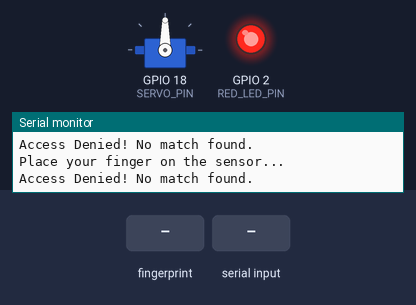
This sketch was run on a simulated ESP32. On the bench: servo, output pins drawn as LEDs (lit = HIGH), the last lines printed to the serial monitor. The inputs (shaded band) are chosen by the test bench. EEPROM starts erased.

Above: at 4.9 s.
5.0 s: finger stored as number 1 placed on the sensor
At 6.1 s:
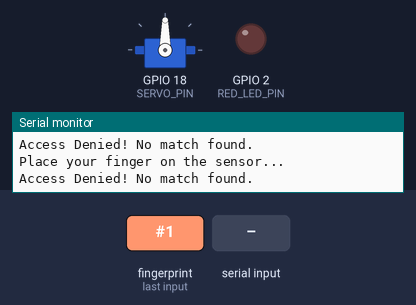
At 9.6 s:
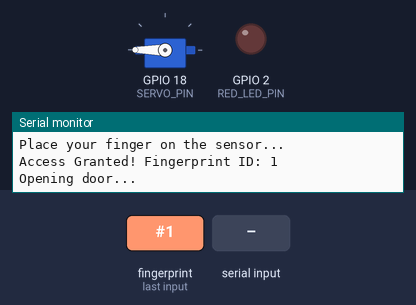
9.9 s: "1" received over the second serial link
Timing chart, 0 to 13.0 s (numbered marks = the images above; inputs shaded):
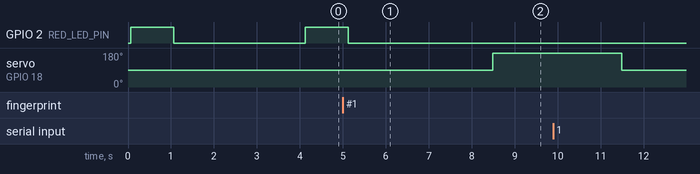

The sketch:

Auth_Process.ino
```cpp
#include <Adafruit_Fingerprint.h>  // Include library to work with fingerprint sensor
#include <HardwareSerial.h>         // Include library for hardware serial communication
#include <EEPROM.h>                 // Include library for EEPROM storage
#include <ESP32Servo.h>             // Include library to control servo motor

// Define constants for various pins and settings
#define EEPROM_SIZE 100
#define fingerRX 16       // Fingerprint sensor RX connected to ESP32 TX
#define fingerTX 17       // Fingerprint sensor TX connected to ESP32 RX
#define SERVO_PIN 18      // Pin for controlling the door servo motor
#define RED_LED_PIN 2     // Pin for the red LED to indicate failure
#define UART1_TX 5        // UART1 TX pin for communication with Tiva C (TX)
#define UART1_RX 4        // UART1 RX pin for communication with Tiva C (RX)

HardwareSerial sensorSerial(2);  // Initialize UART2 for fingerprint sensor
Adafruit_Fingerprint finger = Adafruit_Fingerprint(&sensorSerial);  // Initialize fingerprint sensor object
Servo doorServo;  // Create servo object to control the door


// Function to search for a fingerprint match
int searchFingerprint() {
  Serial.println("Place your finger on the sensor...");  // Prompt user to place finger
  int p = finger.getImage();  // Capture image of the fingerprint
  if (p != FINGERPRINT_OK) return -1;  // If image capture fails, return -1
  p = finger.image2Tz();  // Convert the image to a template
  if (p != FINGERPRINT_OK) return -1;  // If image processing fails, return -1
  p = finger.fingerFastSearch();  // Search for the fingerprint in the database
  if (p == FINGERPRINT_OK) {  // If a match is found
    return finger.fingerID;  // Return the fingerprint ID
  }
  return -1;  // If no match, return -1
}


// Function to open and close the door using the servo motor
void openDoor() {
  Serial.println("Opening door...");  // Inform that the door is opening
  doorServo.write(270);  // Move servo to open position
  delay(3000);  // Wait for 3 seconds
  Serial.println("Closing door...");  // Inform that the door is closing
  doorServo.write(90);   // Move servo to close position
}


// Function to indicate failure with a red LED
void indicateFailure() {
  digitalWrite(RED_LED_PIN, HIGH);  // Turn on the red LED
  delay(1000);  // Wait for 1 second
  digitalWrite(RED_LED_PIN, LOW);   // Turn off the red LED
}


// Setup function runs once when the system starts
void setup() {
  Serial.begin(115200);  // Start serial communication for debugging
  sensorSerial.begin(57600, SERIAL_8N1, fingerRX, fingerTX);  // Start UART2 for fingerprint sensor
  Serial1.begin(9600, SERIAL_8N1, UART1_RX, UART1_TX);  // Start UART1 for communication with Tiva C
  pinMode(RED_LED_PIN, OUTPUT);  // Set red LED pin as output
  digitalWrite(RED_LED_PIN, LOW);  // Ensure the LED is off initially
  doorServo.attach(SERVO_PIN);  // Attach the servo motor to the defined pin
  doorServo.write(90);  // Set the servo to neutral position initially
  if (!finger.verifyPassword()) {  // Check if the fingerprint sensor is connected
    Serial.println("Fingerprint sensor not found!");  // If sensor is not found, display error
    while (1);  // Halt the program
  }
  EEPROM.begin(EEPROM_SIZE);  // Initialize EEPROM with defined size for fingerprint storage
  Serial.println("System Ready! Place your finger to authenticate.");  // System is ready for authentication
}


char auth = 0;  // Variable to track authentication status
int fingerprintID;  // Variable to store the fingerprint ID
// Main loop function, runs repeatedly
void loop() {

  while (!auth) {  // Keep checking for authentication until successful
    fingerprintID = searchFingerprint();  // Call the function to search for a matching fingerprint
    if (fingerprintID >= 0) {  // If a match is found
      Serial.print("Access Granted! Fingerprint ID: ");
      Serial.println(fingerprintID);  // Display fingerprint ID
      openDoor();  // Open the door
      auth = 1;  // Set authentication to true
    } else {  // If no match is found
      Serial.println("Access Denied! No match found.");  // Display failure message
      indicateFailure();  // Indicate failure with red LED
    }
    delay(3000);  // Wait for 3 seconds before trying again
  }


  char message1 = '1'; // Define the character to send

  Serial1.print(message1); // Send the character
  Serial.print("Sent to Tiva C: ");
  Serial.println(message1); // Confirm the sent character in Serial Monitor

  // Check if data is available from Tiva C
  if (Serial1.available()) {
    String receivedData = Serial1.readString(); // Read all available data as a String

    Serial.print("Received: ");
    Serial.println(receivedData); // Print the received data for debugging
  }
  delay(2000);

}


 
```

Measured:
- after the input at 5.0 s, GPIO 2 (RED_LED_PIN): goes on until 5.1 s, then stays LOW; servo on GPIO 18 (SERVO_PIN): 90° → 180° after 3.5 s
